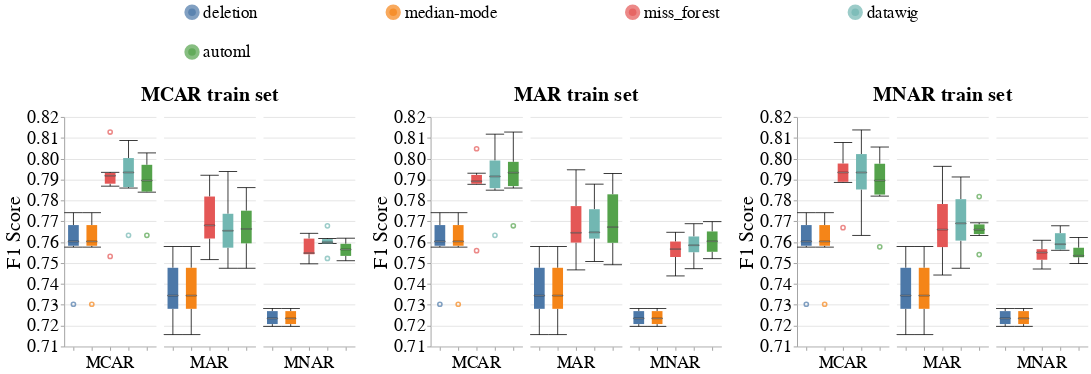

Notebook code for this chart:
### Code cell
# Categorical
create_box_plots_for_diff_imputers(dataset_name=DATASET_NAME,
                                   column_name='cholesterol',
                                   metric_name='f1_score',
                                   db_client=db_client,
                                   without_dummy=True)
